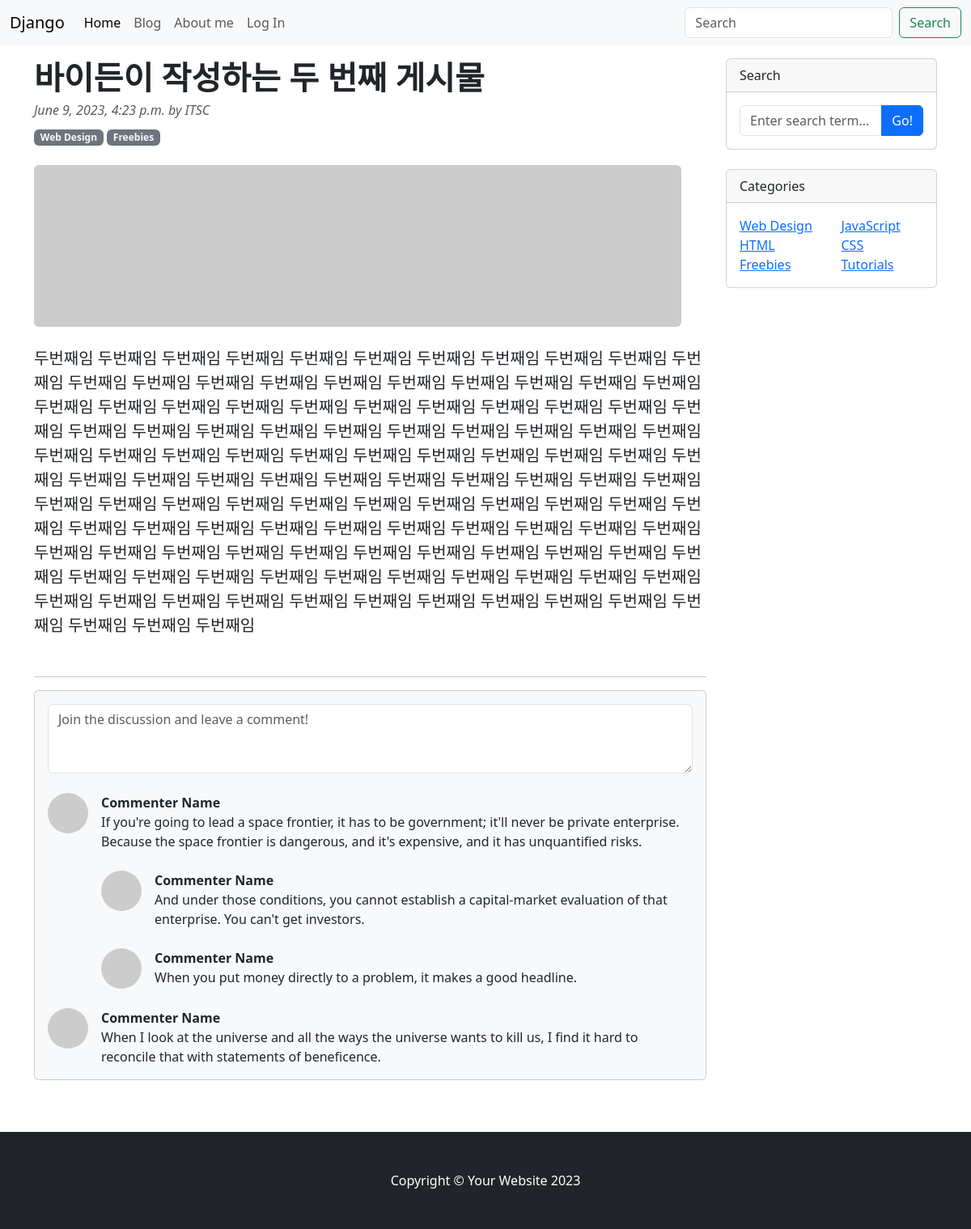
/blog/5/, run on the app's committed database.
### blog/models.py (models this page shows, shortened)
class Post(models.Model):
    title = models.CharField(max_length=30)
    hook_text = models.CharField(max_length=100, blank=True)
    content = models.TextField()
    head_image = models.ImageField(upload_to="blog/images/%Y/%m/%d/", blank=True)
    file_upload = models.FileField(upload_to="blog/files/%Y/%m/%d", blank=True)
    created_at = models.DateTimeField(auto_now_add=True)
    updated_at = models.DateTimeField(auto_now=True)
    author = models.ForeignKey(User, on_delete=models.SET_NULL, null=True)
    category = models.ForeignKey(Category, null=True, on_delete=models.SET_NULL, blank=True)

### blog/views.py (the view)
# urls.py: path("<int:pk>/", views.PostDetail.as_view()),
class PostDetail(DetailView):
    model = Post

### blog/templates/blog/post_detail.html (shortened to what this page needs)
{% extends "blog/base.html" %}
{% block main_area %}
<div id="post-area">
    <article>
        <header class="mb-4">
            <h1 class="fw-bolder mb-1">{{ post.title }}</h1>
            <div class="text-muted fst-italic mb-2">{{ post.created_at }} by {{ post.author | upper }}</div>
            <a class="badge bg-secondary text-decoration-none link-light" href="#!">Web Design</a>
            <a class="badge bg-secondary text-decoration-none link-light" href="#!">Freebies</a>
        </header>
        <figure class="mb-4">
            {% if post.head_image %}
            <img class="img-fluid rounded" src="{{ post.head_image.url }}" alt="{{ post }}" />
            {% else %}
            <img class="img-fluid rounded" src="https://picsum.photos/seed/{{ post.id }}/800/200" alt="randomImage" />
            {% endif %}
        </figure>
        <section class="mb-5">
            <p class="fs-5 mb-4">{{ post.content }}</p>
        </section>
    </article>
</div>
<hr/>
<div class="comment-area">
    <section class="mb-5">
        <div class="card bg-light">
            <div class="card-body">
                <form class="mb-4"><textarea class="form-control" rows="3" placeholder="Join the discussion and leave a comment!"></textarea></form>
                <div class="d-flex mb-4">
                    <div class="flex-shrink-0"><img class="rounded-circle" src="https://dummyimage.com/50x50/ced4da/6c757d.jpg" alt="..." /></div>
                    <div class="ms-3">
                        <div class="fw-bold">Commenter Name</div>
                        If you're going to lead a space frontier, it has to be government; it'll never be private enterprise. Because the space frontier is dangerous, and it's expensive, and it has unquantified risks.
                        <div class="d-flex mt-4">
                            <div class="flex-shrink-0"><img class="rounded-circle" src="https://dummyimage.com/50x50/ced4da/6c757d.jpg" alt="..." /></div>
                            <div class="ms-3">
                                <div class="fw-bold">Commenter Name</div>
                                And under those conditions, you cannot establish a capital-market evaluation of that enterprise. You can't get investors.
                            </div>
                        </div>
                        <div class="d-flex mt-4">
                            <div class="flex-shrink-0"><img class="rounded-circle" src="https://dummyimage.com/50x50/ced4da/6c757d.jpg" alt="..." /></div>
                            <div class="ms-3">
                                <div class="fw-bold">Commenter Name</div>
                                When you put money directly to a problem, it makes a good headline.
                            </div>
                        </div>
                    </div>
                </div>
                <div class="d-flex">
                    <div class="flex-shrink-0"><img class="rounded-circle" src="https://dummyimage.com/50x50/ced4da/6c757d.jpg" alt="..." /></div>
                    <div class="ms-3">
                        <div class="fw-bold">Commenter Name</div>
                        When I look at the universe and all the ways the universe wants to kill us, I find it hard to reconcile that with statements of beneficence.
                    </div>
                </div>
            </div>
        </div>
    </section>
</div>
{% endblock %}

### data on the page
Post: title "바이든이 작성하는 두 번째 게시물", created_at "June 9, 2023, 4:23 p.m.", author "ITSC", content "두번째임 두번째임 두번째임 두번째임 두번째임 두번째임 두번째임 두번째임 두번째임 두번째임 두번째임 두번째임 두번째임 두번째임 두번째임 두번째임 두번째임 두번째임 두번째임 두번째임 두번째임 두번째임 두번째임 두번째임 두번째임 두번째임 두번째임 두번째임 두번째임 두번째임 두번째임 두번째임 두번째임 두번째임 두번째임 두번째임 두번째임 두번째임 두번째임 두번째임 두번째임 두번째임 두번째임 두번째임 두번째임 두번째임 두번째임 두번째임 두번째임 두번째임 두번째임 두번째임 두번째임 두번째임 두번째임 두번째임 두번째임 두번째임 두번째임 두번째임 두번째임 두번째임 두번째임 두번째임 두번째임 두번째임 두번째임 두번째임 두번째임 두번째임 두번째임 두번째임 두번째임 두번째임 두번째임 두번째임 두번째임 두번째임 두번째임 두번째임 두번째임 두번째임 두번째임 두번째임 두번째임 두번째임 두번째임 두번째임 두번째임 두번째임 두번째임 두번째임 두번째임 두번째임 두번째임 두번째임 두번째임 두번째임 두번째임 두번째임 두번째임 두번째임 두번째임 두번째임 두번째임 두번째임 두번째임 두번째임 두번째임 두번째임 두번째임 두번째임 두번째임 두번째임 두번째임 두번째임 두번째임 두번째임 두번째임"
